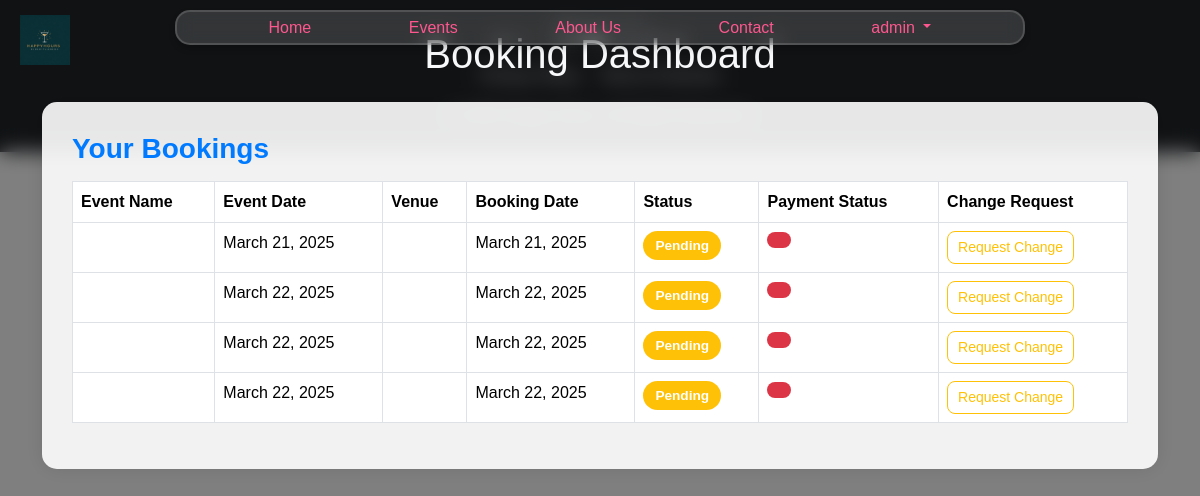
The app's page /user/dashboard/ (signed in), older data.
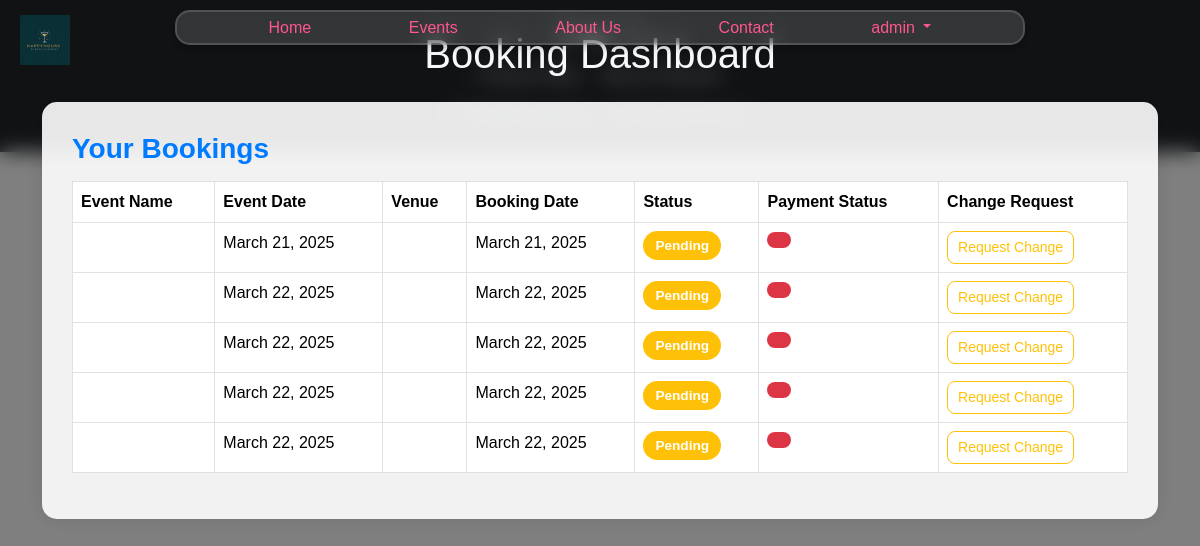
The same page, newer data.
### eventapp/models.py (models this page shows, shortened)
class Booking(models.Model):
    user = models.ForeignKey(settings.AUTH_USER_MODEL, on_delete=models.CASCADE, related_name='bookings')
    event = models.ForeignKey('Event', on_delete=models.CASCADE, related_name='bookings')
    booking_date = models.DateField(auto_now_add=True)
    event_date = models.DateField()
    custom_venue = models.BooleanField(default=False)
    venue_tier = models.CharField(
        max_length=10, choices=[("Minimal", "Minimal"), ("Medium", "Medium"), ("Luxury", "Luxury")], blank=True, null=True
    )
    venue_description = models.TextField(blank=True, null=True)
    cus_name = models.CharField(max_length=255)
    cus_email = models.EmailField()
    cus_ph = models.CharField(
        max_length=10,
        validators=[RegexValidator(r'^\d{10}$', message="Phone number must be 10 digits.")]
    )
    STATUS_CHOICES = [
        ('Pending', 'Pending'),
        ('Confirmed', 'Confirmed'),
        ('Cancelled', 'Cancelled'),
    ]
    status = models.CharField(max_length=20, choices=STATUS_CHOICES, default='Pending')
    admin_notes = models.TextField(blank=True, null=True)
    customer_request = models.TextField(blank=True, null=True)
    payment = models.OneToOneField(
        'paymentapp.Payment', on_delete=models.SET_NULL, related_name='booking_payment', null=True, blank=True)
    total_amount = models.DecimalField(max_digits=12, decimal_places=2, null=True, blank=True)
    created_at = models.DateTimeField(auto_now_add=True)
    updated_at = models.DateTimeField(auto_now=True)

### userapp/views.py (the view)
# urls.py: path('dashboard/', views.booking_dashboard, name='booking_dashboard'),
@login_required
def booking_dashboard(request):
    user = request.user
    user_bookings = Booking.objects.filter(user=user)
    return render(request, 'eventapp/booking_dashboard.html', {'user_bookings': user_bookings})

### userapp/context_processors.py (called while the page is built)
def timestamp(request):
    return {
        'timestamp': int(time.time())  # Or use any versioning logic you prefer
    }

def toast_message(request):
    return {
        'toast_message': {
            'type': getattr(request, 'toast_type', None),  # Default to None if not set
            'message': getattr(request, 'toast_message', None),  # Default to None if not set
        }
    }

### userapp/models.py (called while the page is built)
    def __str__(self):
        return f"{self.username} ({self.email})"

### eventapp/templates/eventapp/booking_dashboard.html (shortened to what this page needs)
{% extends "base.html" %}
{% load static %}
{% block content %}
<div class="blur-background">
    <div class="container">
        <h1 class="text-center text-light mb-4">Booking Dashboard</h1>
        <div class="dashboard-card">
            <h3 class="section-title">Your Bookings</h3>
            {% if user_bookings %}
            <table class="table table-bordered table-hover">
                <thead class="thead-dark">
                    <tr>
                        <th>Event Name</th>
                        <th>Event Date</th>
                        <th>Venue</th>
                        <th>Booking Date</th>
                        <th>Status</th>
                        <th>Payment Status</th>
                        <th>Change Request</th>
                    </tr>
                </thead>
                <tbody>
                    {% for booking in user_bookings %}
                    <tr>
                        <td>{{ booking.event_name }}</td>
                        <td>{{ booking.event_date }}</td>
                        <td>{{ booking.venue }}</td>
                        <td>{{ booking.booking_date }}</td>
                        <td>
                            <span class="badge {% if booking.status == 'Confirmed' %}bg-success{% elif booking.status == 'Pending' %}bg-warning{% else %}bg-danger{% endif %}">
                                {{ booking.status }}
                            </span>
                        </td>
                        <td>
                            <span class="badge {% if booking.payment_status == 'Paid' %}bg-success{% elif booking.payment_status == 'Pending' %}bg-warning{% else %}bg-danger{% endif %}">
                            </span>
                        </td>
                        <td>
                            <a href="{% url 'userapp:submit_change_request' booking.id %}" class="btn btn-outline-warning btn-custom">
                                Request Change
                            </a>
                        </td>
                    </tr>
                    {% endfor %}
                </tbody>
            </table>
            {% else %}
            <p class="text-muted">You have no bookings yet.</p>
            {% endif %}
        </div>
    </div>
</div>
{% endblock content %}

Row changes from the older to the newer data that the page shows:
added Booking: event_date "March 22, 2025", booking_date "March 22, 2025", status "Pending"
